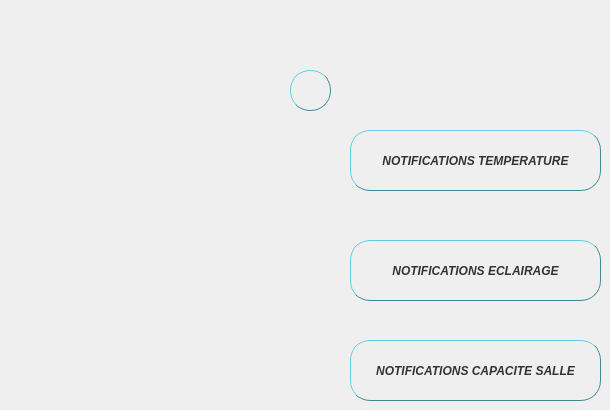
    <widget class="QWidget" name="page_6">
     <widget class="QPushButton" name="pushButton_4">
      <property name="geometry">
       <rect>
        <x>350</x>
        <y>130</y>
        <width>251</width>
        <height>61</height>
       </rect>
      </property>
      <property name="font">
       <font>
        <weight>75</weight>
        <italic>true</italic>
        <bold>true</bold>
       </font>
      </property>
      <property name="styleSheet">
       <string notr="true">QPushButton:pressed {
       background-color: qlineargradient(spread:pad, x1:0, y1:0, x2:0, y2:1,   stop:0 rgba(60, 186, 162, 255), stop:1 rgba(98, 211, 162, 255))
}
QPushButton:hover:!pressed{ color: #035381}

QPushButton:disabled {
       background-color: rgb(170, 170, 127)
}
QPushButton{
color: #333;
    border: 1px solid #418997;
    border-radius: 20px;
    border-style: outset;
    background: qradialgradient(
        cx: 0.3, cy: -0.4, fx: 0.3, fy: -0.4,
        radius: 1.35, stop: 0 #fff, stop: 1 #D0DDDF
        );
padding:1x;
 }</string>
      </property>
      <property name="text">
       <string>NOTIFICATIONS TEMPERATURE</string>
      </property>
     </widget>
     <widget class="QPushButton" name="pushButton_NOTIFluminosite">
      <property name="geometry">
       <rect>
        <x>350</x>
        <y>240</y>
        <width>251</width>
        <height>61</height>
       </rect>
      </property>
      <property name="font">
       <font>
        <weight>75</weight>
        <italic>true</italic>
        <bold>true</bold>
       </font>
      </property>
      <property name="styleSheet">
       <string notr="true">QPushButton:pressed {
       background-color: qlineargradient(spread:pad, x1:0, y1:0, x2:0, y2:1,   stop:0 rgba(60, 186, 162, 255), stop:1 rgba(98, 211, 162, 255))
}
QPushButton:hover:!pressed{ color: #035381}

QPushButton:disabled {
       background-color: rgb(170, 170, 127)
}
QPushButton{
color: #333;
    border: 1px solid #418997;
    border-radius: 20px;
    border-style: outset;
    background: qradialgradient(
        cx: 0.3, cy: -0.4, fx: 0.3, fy: -0.4,
        radius: 1.35, stop: 0 #fff, stop: 1 #D0DDDF
        );
padding:1x;
 }</string>
      </property>
      <property name="text">
       <string>NOTIFICATIONS ECLAIRAGE</string>
      </property>
     </widget>
     <widget class="QPushButton" name="pushButton_cap_salle">
      <property name="geometry">
       <rect>
        <x>350</x>
        <y>340</y>
        <width>251</width>
        <height>61</height>
       </rect>
      </property>
      <property name="font">
       <font>
        <weight>75</weight>
        <italic>true</italic>
        <bold>true</bold>
       </font>
      </property>
      <property name="styleSheet">
       <string notr="true">QPushButton:pressed {
       background-color: qlineargradient(spread:pad, x1:0, y1:0, x2:0, y2:1,   stop:0 rgba(60, 186, 162, 255), stop:1 rgba(98, 211, 162, 255))
}
QPushButton:hover:!pressed{ color: #035381}

QPushButton:disabled {
       background-color: rgb(170, 170, 127)
}
QPushButton{
color: #333;
    border: 1px solid #418997;
    border-radius: 20px;
    border-style: outset;
    background: qradialgradient(
        cx: 0.3, cy: -0.4, fx: 0.3, fy: -0.4,
        radius: 1.35, stop: 0 #fff, stop: 1 #D0DDDF
        );
padding:1x;
 }</string>
      </property>
      <property name="text">
       <string>NOTIFICATIONS CAPACITE SALLE</string>
      </property>
     </widget>
     <widget class="QPushButton" name="pushButton_9">
      <property name="geometry">
       <rect>
        <x>290</x>
        <y>70</y>
        <width>41</width>
        <height>41</height>
       </rect>
      </property>
      <property name="styleSheet">
       <string notr="true">QPushButton:pressed {
       background-color: qlineargradient(spread:pad, x1:0, y1:0, x2:0, y2:1,   stop:0 rgba(60, 186, 162, 255), stop:1 rgba(98, 211, 162, 255))
}
QPushButton:hover:!pressed{ color: #035381}

QPushButton:disabled {
       background-color: rgb(170, 170, 127)
}
QPushButton{
color: #333;
    border: 1px solid #418997;
    border-radius: 20px;
    border-style: outset;
    background: qradialgradient(
        cx: 0.3, cy: -0.4, fx: 0.3, fy: -0.4,
        radius: 1.35, stop: 0 #fff, stop: 1 #D0DDDF
        );
padding:1x;
 }</string>
      </property>
      <property name="text">
       <string/>
      </property>
      <property name="icon">
       <iconset resource="resource.qrc">
        <normaloff>:/rsc/img/return2.jpg</normaloff>:/rsc/img/return2.jpg</iconset>
      </property>
      <property name="iconSize">
       <size>
        <width>64</width>
        <height>64</height>
       </size>
      </property>
     </widget>
    </widget>
